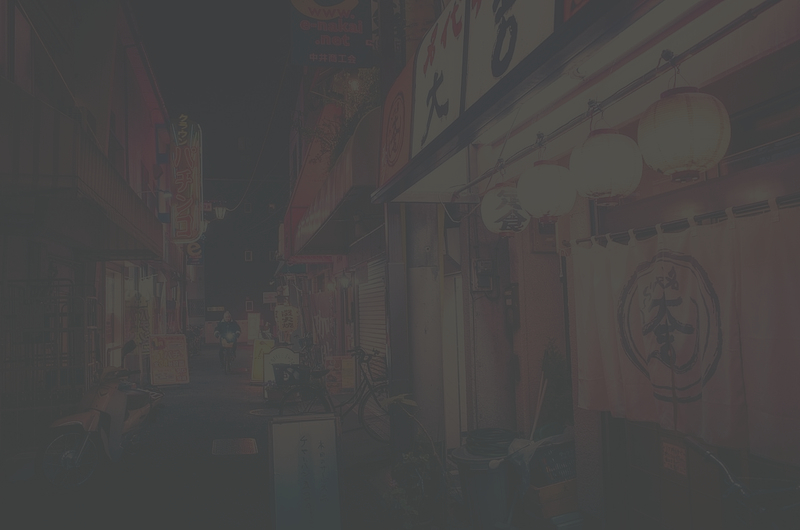
#> input picture code/P12bb.jpg, 800 x 530 px
$ python temp3.py
#> lines starting #> are read from the running program, lines starting #| are printed output that depends on the picture
### code/my_linealT.py
#!/usr/bin/env python3
import numpy as np

# [14 lines left out: functions my_linealTrozos, my_gamma, not called in this run]

def my_hist(im):
    [row, col] = im.shape;
    vec = np.zeros(256)
    print(vec.shape)
    for i in range(0,row-1):
        for j in range(0,col-1):
            valor = im[i,j]
            vec[valor] = vec[valor] + 1
    return vec

def my_equal(im,h):
    [row, col] = im.shape;
    n = row*col
    p = h/n
    s = np.cumsum(p)
    k = s*255
    im2=im
    for i in range(0,row-1):
        for j in range(0,col-1):
            valor = im[i,j]
            im2[i,j]=k[valor]
    return im2

### code/temp3.py
from PIL import Image
import numpy as np
import matplotlib.pyplot as plt
import my_linealT as trans

Im_g = Image.open('P12bb.jpg').convert('L')
Im_ga = np.array(Im_g)
plt.gray()
plt.imshow(Im_ga)
plt.axis("off")

h = trans.my_hist(Im_ga)
#> after the loop in my_hist, `for i in range(0,row-1):`: vec = 256 values, max 66696 at index 63, min 0 at index 0, mean 1651.1
#> h has the same summary as vec in my_hist
plt.figure()
plt.bar(np.arange(256),h)

Im_eq = trans.my_equal(Im_ga,h)
#> in my_equal, `p = h/n`: p = 256 values, max 0.157 at index 63, min 0 at index 0, mean 0.00389
#> in my_equal, `s = np.cumsum(p)`: s = 256 values from 0 to 0.997
#> in my_equal, `k = s*255`: k = 256 values from 0 to 254.2
#> after the loop in my_equal, `for i in range(0,row-1):`:
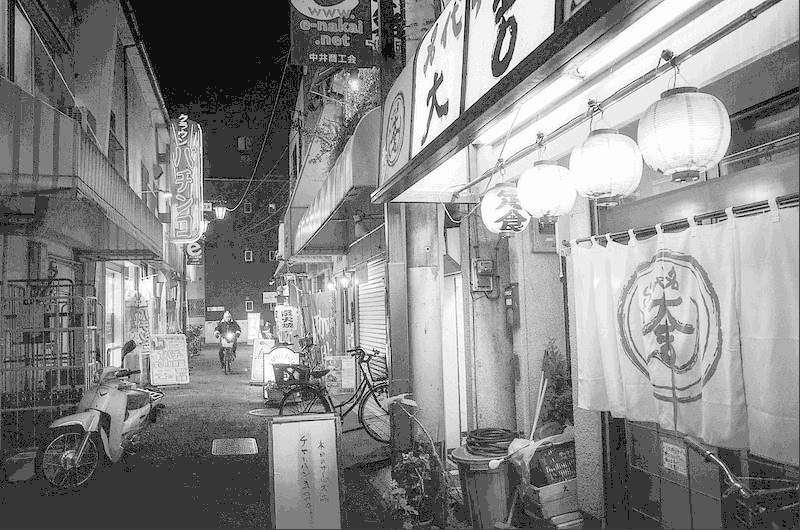
#> im2: shape (530, 800); min 0, max 254, mean 136.1
plt.figure()
plt.gray()
plt.imshow(Im_eq)
plt.axis("off")

h2 = trans.my_hist(Im_eq)
#> h2 = 256 values, max 66696 at index 54, min 0 at index 1, mean 1651.1
plt.figure()
plt.bar(np.arange(256),h2)
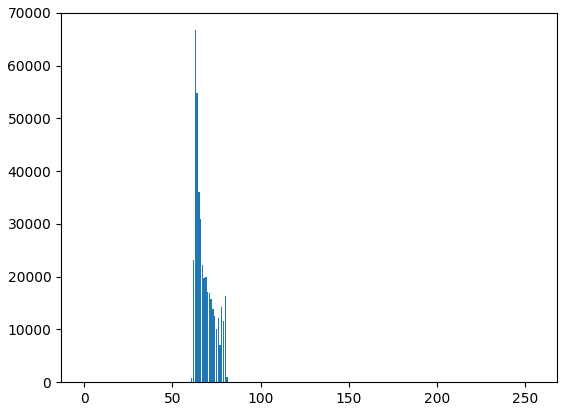
#> figure drawn by matplotlib, 1 panel; tallest bar 66696 high, from x = 62.6 to 63.4
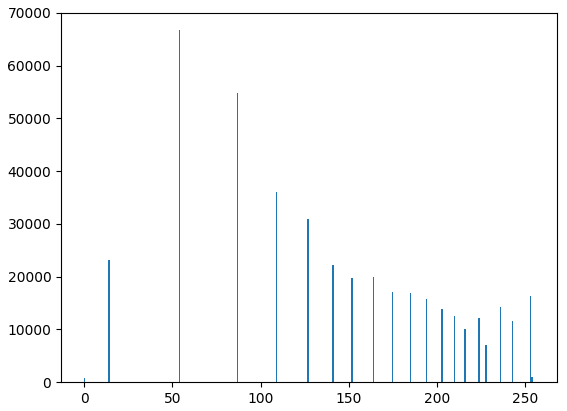
#> figure drawn by matplotlib, 1 panel; tallest bar 66696 high, from x = 53.6 to 54.4
